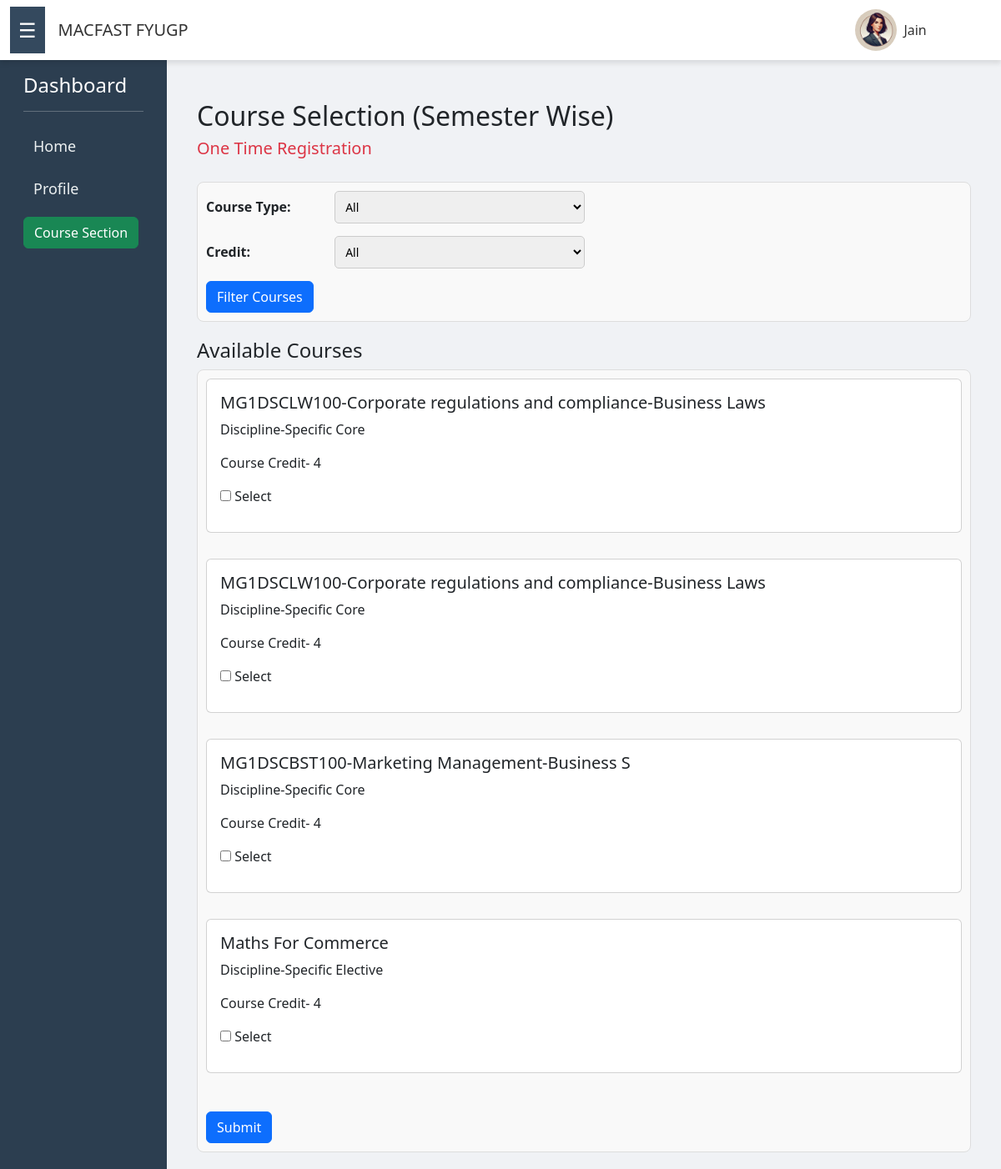
The app's page /course-enrollment/ (signed in) with its own data.
### core/models.py (models this page shows, shortened)
class CustomUser(AbstractUser):
    USER_TYPE_CHOICES = (
        ('student', 'Student'),
    )
    user_type = models.CharField(max_length=10, choices=USER_TYPE_CHOICES,default='student')
    objects = CustomUserManager()  # Attach CustomUserManager to the model

class Course(models.Model):
    TYPE_CHOICES = [
        ('DSC', 'Discipline-Specific Core'),
        ('DSE', 'Discipline-Specific Elective'),
        ('AEC', 'Ability Enhancement Compulsory Course'),
        ('SEC', 'Skill Enhancement Course'),
        ('MDC', 'Multi-Disciplinary Course'),
    ]
    name = models.CharField(max_length=100)
    course_type = models.CharField(max_length=3, choices=TYPE_CHOICES)
    programme = models.ForeignKey(Programme, on_delete=models.CASCADE)
    credit = models.IntegerField(default=2)
    semester = models.IntegerField(default=1)
    availability = models.IntegerField(default=40)  # Number of available seats
    excluded_subjects = models.ManyToManyField(Subject, blank=True)  # Subjects that exclude this course

### core/views.py (the view, shortened to what this page needs)
# urls.py: path('course-enrollment/', views.course_selection, name='course_enrollment'),
@login_required
def course_selection(request):
    try:
        student_profile = StudentProfile.objects.get(user=request.user)
        if not student_profile.approved:
            messages.warning(request, "Your profile needs admin approval to explore these features.")
            return redirect('profile')
    except StudentProfile.DoesNotExist:
        return redirect('profile')
    current_semester = student_profile.semester
    enrolled_courses = Enrollment.objects.filter(student=student_profile, semester=current_semester)
    if enrolled_courses.count() >= 6:
        messages.info(request, "You have completed enrollment for 6 courses.")
        return redirect('svc')  # Redirect to the enrolled courses page
    course_type = request.GET.get('course_type', '')
    credit = request.GET.get('credit', '')
    courses = Course.objects.filter(
        programme=student_profile.programme,
        semester=current_semester
    ).exclude(course_type='MDC').filter(availability__gt=0)
    enrolled_course_ids = enrolled_courses.values_list('course__id', flat=True)
    courses = courses.exclude(id__in=enrolled_course_ids)
    if course_type:
        courses = courses.filter(course_type=course_type)
    if credit:
        courses = courses.filter(credit=credit)
    return render(request, 'course_selection.html', {
        'courses': courses,
        'current_semester': current_semester,
        'selected_course_type': course_type,
        'selected_credit': credit,
    })

### core/context_processors.py (called while the page is built)
def student_profile_processor(request):
    student_profile = None
    if request.user.is_authenticated:
        try:
            student_profile = StudentProfile.objects.get(user=request.user)
        except StudentProfile.DoesNotExist:
            pass  # Handle if the student profile does not exist
    return {'student_profile': student_profile}

### templates/course_selection.html (shortened to what this page needs)
{% extends "sbase.html" %}
{% block content %}
<div class="container mt-5">
    <h2>Course Selection (Semester Wise)
    </h2>
    <h5 class=" text-danger" >One Time Registration   </h5>
    <form method="GET" action="">
        <div>
            <label for="course_type">Course Type:</label>
            <select name="course_type" id="course_type">
                <option value="">All</option>
            </select>
        </div>
        <div>
            <label for="credit">Credit:</label>
            <select name="credit" id="credit">
                <option value="">All</option>
            </select>
        </div>
        <button type="submit" class="btn btn-primary">Filter Courses</button>
    </form>
    <h4>Available Courses</h4>
    <form method="post">
        <div class="row">
            {% for course in courses %}
            <div class="col-md-12">
                <div class="card mb-3">
                    <div class="card-body">
                        <h5 class="card-title">{{ course.name }}</h5>
                        <p class="card-text">{{ course.get_course_type_display }}  </p>
                        <p class="card-text"> Course Credit- {{ course.credit }} </p>
                        <input type="checkbox" name="selected_courses" value="{{ course.id }}">
                        Select
                    </div>
                </div>
            </div>
            {% endfor %}
        </div>
        <button type="submit" class="btn btn-primary">Submit</button>
    </form>
</div>
{% endblock %}

### templates/sbase.html (shortened to what this page needs)
<!DOCTYPE html>
<html lang="en">
<head>
    <link href="https://cdn.jsdelivr.net/npm/bootstrap@5.3.0-alpha1/dist/css/bootstrap.min.css" rel="stylesheet">
    {% load static %}
    <link href="{% static 'css/styles.css' %}" rel="stylesheet">
</head>
<body>
<nav class="navbar navbar-expand-lg">
    <div class="container-fluid">
        <button class="sidebar-toggle-btn" id="sidebar-toggle-btn">&#9776;</button>
        <a class="navbar-brand ms-3" href="#">MACFAST FYUGP</a>
        <div class="ms-auto d-flex align-items-center">
            {% if student_profile and student_profile.profile_picture %}
                <img src="{{ student_profile.profile_picture.url }}" class="rounded-circle" alt="Profile Picture" width="50" height="50">
            {% else %}
                <img src="{% static 'images/admin.webp' %}" class="rounded-circle" alt="Default Profile Picture" width="50" height="50">
            {% endif %}
            <ul class="navbar-nav">
                <li class="nav-item">
                    <a class="nav-link" href="">{{ user.username }}</a>
                </li>
                <li class="nav-item">
                    <a class="nav-link btn btn-danger text-white" href="#"
                       onclick="event.preventDefault(); document.getElementById('logout-form').submit();">
                    </a>
                </li>
            </ul>
        </div>
    </div>
</nav>
<div class="container-fluid">
    <div class="row">
        <div class="col-md-2 sidebar" id="sidebar">
            <div class="p-3">
                <h4 class="text-white">Dashboard</h4>
                <hr class="text-white">
                <a class="nav-link" href="{% url 'student_dashboard' %}">Home</a>
                <a class="nav-link" href="{% url 'profile' %}">Profile</a>
                <button class="btn btn-success text-white mt-2" data-bs-toggle="collapse" data-bs-target="#courseSubmenu" aria-expanded="false">
                    Course Section
                </button>
            </div>
        </div>
        <main class="col ms-sm-auto px-md-4">
            {% block content %}{% endblock %}
        </main>
    </div>
</div>
</body>
</html>

### static/css/styles.css (style rules this page uses)
body { background-color: #f0f2f5; }
.navbar { background-color: #ffffff; color: #333333; box-shadow: 0 4px 6px rgba(0, 0, 0, 0.1); }
.navbar a { color: #333333; font-weight: 500; transition: color 0.3s; }
.sidebar { background-color: #2c3e50; min-height: 100vh; transition: all 0.3s; }
.sidebar a { color: #ecf0f1; font-size: 18px; padding: 12px; display: block; transition: background-color 0.3s, color 0.3s; }
.sidebar-toggle-btn { background-color: #34495e; color: #ffffff; border: none; font-size: 24px; padding: 10px; cursor: pointer; transition: background-color 0.3s; }

### templates/course_selection.html (style rules this page uses)
form { margin-bottom: 20px; padding: 10px; background-color: #f9f9f9; border: 1px solid #ddd; border-radius: 8px; }
form div { margin-bottom: 15px; }
label { display: inline-block; width: 150px; font-weight: bold; }
select,#btn1 { padding: 8px; font-size: 14px; width: 100%; max-width: 300px; border: 1px solid #ccc; border-radius: 5px; }

### records on screen
CustomUser: username "Jain"
Course: name "MG1DSCLW100-Corporate regulations and compliance-Business Laws", course_type "Discipline-Specific Core", credit "4"
Course: name "MG1DSCLW100-Corporate regulations and compliance-Business Laws", course_type "Discipline-Specific Core", credit "4"
Course: name "MG1DSCBST100-Marketing Management-Business S", course_type "Discipline-Specific Core", credit "4"
Course: name "Maths For Commerce", course_type "Discipline-Specific Elective", credit "4"
